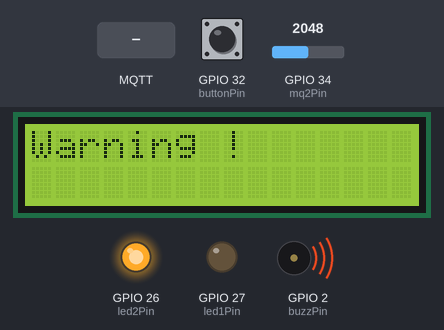
The sketch below on a simulated ESP32. Parts: 16×2 character LCD, output pins drawn as LEDs (lit = HIGH), buzzer (waves = sounding, pin HIGH). The inputs (shaded band) are chosen by the test bench; at power-on: GPIO 34 (mq2Pin) = 2048, GPIO 32 (buttonPin) LOW. WiFi joins after 1.5 s; servers stay silent unless stated; random numbers use the default seed unless the sketch sets one; no MQTT or app messages arrive unless stated; what the sketch prints to the serial monitor is not drawn.

Above: at 6.0 s.
6.1 s: GPIO 34 (mq2Pin) set to 1050
8.1 s: GPIO 34 (mq2Pin) set to 974
At 10.1 s:
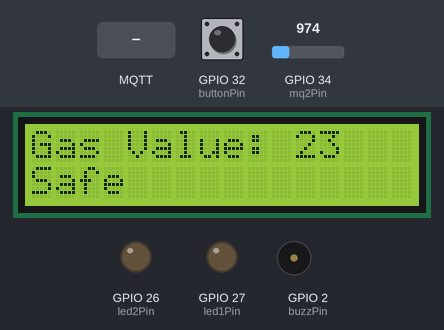
10.5 s: MQTT message "on" arrives on the first subscribed topic
At 11.2 s:
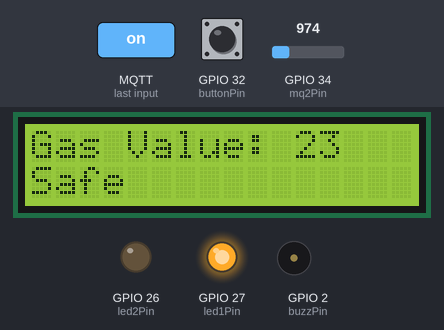
12.1 s: GPIO 34 (mq2Pin) set to 1228
At 13.8 s:
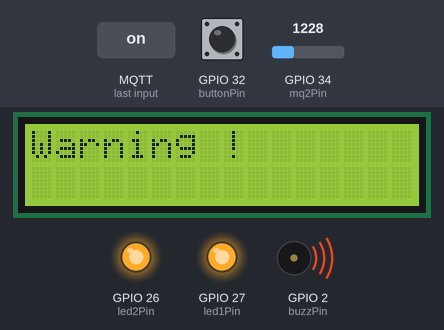
14.2 s: MQTT message "off" arrives on the first subscribed topic
At 15.5 s:
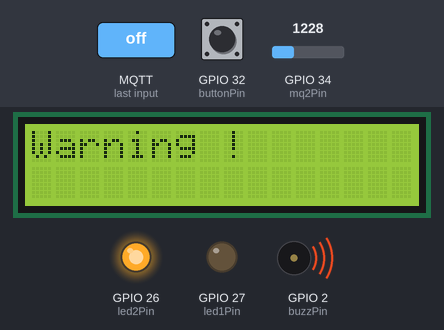
15.8 s: GPIO 32 (buttonPin) pulled HIGH for 3.2 s
At 16.4 s:
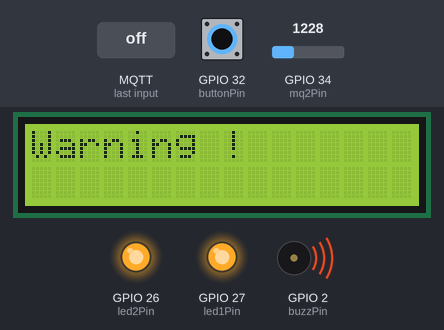
Timing chart, 0 to 20.6 s (numbered marks = the images above; inputs shaded):
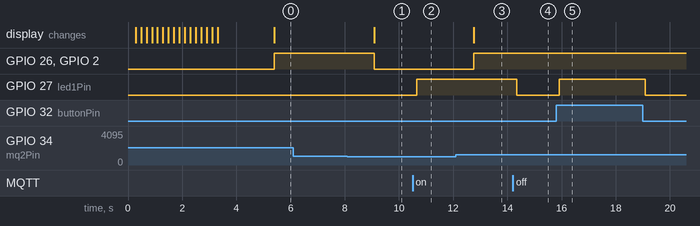

Measured:
- the behaviour switches between 1024 and 1023 on GPIO 34 (mq2Pin) (found by bisection; images 0 and 1)
- after the input at 6.1 s, every drawn part: stays the same
- after the input at 8.1 s, GPIO 26 (led2Pin), GPIO 2 (buzzPin): HIGH → LOW after 0.99 s; the display: changes after 0.99 s (image 1)
- after the input at 10.5 s, GPIO 27 (led1Pin): LOW → HIGH after 0.16 s
- after the input at 12.1 s, GPIO 26 (led2Pin), GPIO 2 (buzzPin): LOW → HIGH after 0.65 s; the display: changes after 0.65 s (image 3)
- after the input at 14.2 s, GPIO 27 (led1Pin): HIGH → LOW after 0.14 s
- after the input at 15.8 s, GPIO 27 (led1Pin): LOW → HIGH after 0.12 s, → LOW 3.2 s later

The sketch:

gaswarning-devicecontrol.ino
```cpp
#include <WiFi.h>
#include <PubSubClient.h>
#include <LiquidCrystal_I2C.h>
LiquidCrystal_I2C lcd(0x27, 16, 2);

const char* ssid = "dangchuc";
const char* password = "dangchuc";
const char* mqtt_server = "broker.hivemq.com";
const char* gasTopic = "BTL/Data";
const char* ledTopic = "BTL/Control";

WiFiClient espClient;
PubSubClient client(espClient);

const int led1Pin = 27;
const int buttonPin = 32;
bool manualControl = true;  // Theo dõi xem LED có được điều khiển bằng nút ấn hay không
bool lastLedState = LOW;   // Theo dõi trạng thái LED trước đó

const int mq2Pin = 34;
const int led2Pin = 26;
const int buzzPin = 2;
bool WarningSent = false; // Theo dõi trạng thái gửi thông báo

void setup_wifi() {
  delay(10);
  Serial.println("Connecting to WiFi");
  WiFi.begin(ssid, password);
  while (WiFi.status() != WL_CONNECTED) {
    delay(500);
    Serial.print(".");
  }
  Serial.println("WiFi connected");
}

void callback(char* topic, byte* payload, unsigned int length) {
  Serial.print("Message arrived [");
  Serial.print(topic);
  Serial.print("] ");

  String message = "";
  for (int i = 0; i < length; i++) {
    message += (char)payload[i];
  }

  Serial.println(message);

  if (strcmp(topic, ledTopic) == 0) {
    if (manualControl) {
      if (message == "on") {
        digitalWrite(led1Pin, HIGH);
      } else if (message == "off") {
        digitalWrite(led1Pin, LOW);
      }
    }
    // Đặt lại trạng thái điều khiển bằng nút sau khi nhận được lệnh từ MQTT
    manualControl = true;
  }
}

void reconnect() {
  while (!client.connected()) {
    Serial.println("Connecting to MQTT Broker...");
    String clientId = "ESP32Client-";
    clientId += String(random(0xffff), HEX);

    if (client.connect(clientId.c_str())) {
      Serial.println("connected");
      client.subscribe(ledTopic);
      client.subscribe(gasTopic);
    } else {
      Serial.print("failed, rc=");
      Serial.print(client.state());
      Serial.println(" try again in 5 seconds");
      delay(5000);
    }
  }
}

void setup() {
  Serial.begin(115200);

  pinMode(led1Pin, OUTPUT);
  pinMode(buttonPin, INPUT);

  pinMode(mq2Pin, INPUT);
  pinMode(led2Pin, OUTPUT);
  pinMode(buzzPin, OUTPUT);

  lcd.init();
  lcd.backlight();
  lcd.setCursor(1, 0);
  lcd.print("System Loading");
  for (int a = 0; a <= 15; a++) {
    lcd.setCursor(a, 1);
    lcd.print(".");
    delay(200);
  }

  lcd.clear();
  setup_wifi();
  client.setServer(mqtt_server, 1883);
  client.setCallback(callback);
}

void loop() {
  if (!client.connected()) {
    reconnect();
  }
  client.loop();

  // Kiểm tra trạng thái nút và điều khiển LED
  if (digitalRead(buttonPin) == HIGH) {
    manualControl = false;  // Nếu nút ấn được giữ, ngăn chặn điều khiển từ MQTT
    if (lastLedState == LOW) {
      digitalWrite(led1Pin, HIGH);
      client.publish(ledTopic, "on");
      lastLedState = HIGH;
    }
  } else {
    if (lastLedState == HIGH) {
      digitalWrite(led1Pin, LOW);
      client.publish(ledTopic, "off");
      lastLedState = LOW;
    }
    manualControl = true;
  }


  int mq2Value = analogRead(mq2Pin);
  mq2Value = map(mq2Value, 0, 4095, 0, 100);
  Serial.print("Gas Value: ");
  Serial.println(mq2Value);
  delay(500);
  lcd.clear();
  lcd.setCursor(0, 0);
  lcd.print("Gas Value: ");
  lcd.print(mq2Value);

  if(mq2Value < 25){
    lcd.setCursor(0, 1);
    lcd.print("Safe ");
  }
  else{
    lcd.clear();
    lcd.setCursor(0, 0);
    lcd.print("Warning !");
  }

  String mq2Data = String(mq2Value);
  client.publish(gasTopic, mq2Data.c_str());
  if (mq2Value >= 25 && !WarningSent) {
    digitalWrite(led2Pin, HIGH);
    digitalWrite(buzzPin, HIGH);
    client.publish(gasTopic, "warning");
    WarningSent = true; // Đánh dấu đã gửi cảnh báo
  } else if (mq2Value < 25 && WarningSent) {
    digitalWrite(led2Pin, LOW);
    digitalWrite(buzzPin, LOW);
    WarningSent = false; // Đặt lại trạng thái cảnh báo khi giá trị thấp hơn 500
  }
}
```
